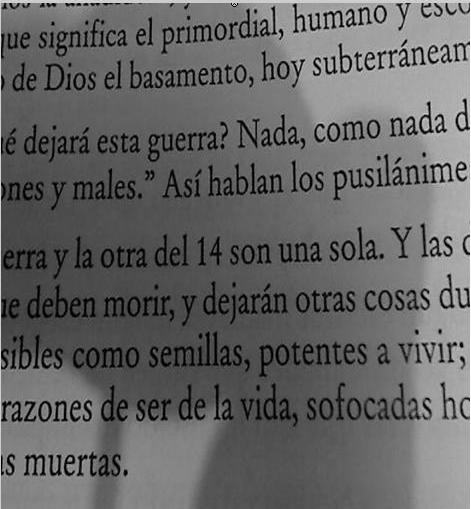
%> input picture unidad 1/sauvola.jpg, 471 x 509 px
$ octave clase253.m   (GNU Octave 9; MATLAB toolbox functions it lacks are replaced by stand-ins)
%> lines starting %> are read from the running program, lines starting %| are printed output that depends on the picture; in (x1, y1, x2, y2) boxes, pixels count from 0 and x2, y2 are one past the last pixel; in counts of white or black regions, pixels touching at a corner belong together; the program's own positions count from 1
%TP1 EJERCICIO12
%% Lectura de imagenes
clc; clear all; close all;
[file,dir]=uigetfile('.bmp;.tif;.jpg;.png');
%> the answer given: sauvola.jpg
filename=[dir,file];
infoA=imfinfo(filename);
A=imread(filename);%fondo
%> A is the input picture: size 509x471x3 uint8; min 0, max 255, mean 100.9

[file,dir]=uigetfile('.bmp;.tif;.jpg;.png');
%> the answer given: sauvola.jpg
filename=[dir,file];
infoB=imfinfo(filename);
B=imread(filename); %objeto

%% Chequeo tamanios
[MB,NB, p] = size(B);
%> MB = 509; NB = 471; p = 3

A = imresize(A,[MB NB]);

%% Umbralizado
figure
imhist(B), title('Histo original'); axis tight
%> after `axis tight`:
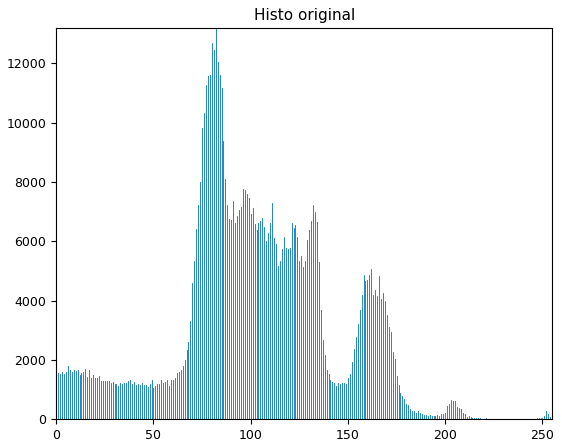
%> figure redrawn from the program's plot data; highest point at x = 82, y = 13194
u=200;
ix = find(B >= u);
%> ix = 6591 values from 1 to 719217
Bumb = uint8(zeros(size(B)));
Bumb(ix) = 1;
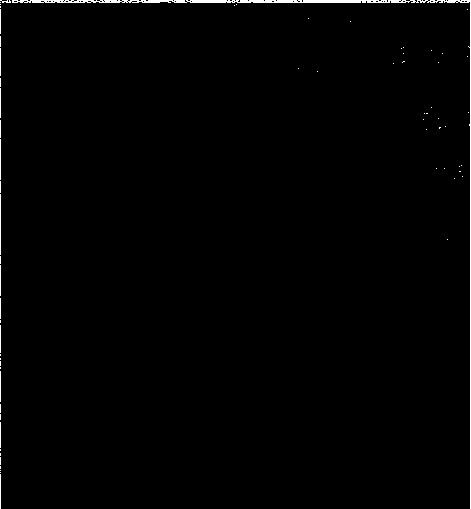
%> Bumb: size 509x471x3 uint8; values 0 (black) and 1 (white), 0.92% white; 67 white regions (55 under 20 px), largest, box (x1, y1, x2, y2) and area: (12, 0, 471, 509) 1673, (0, 194, 1, 255) 61, (0, 139, 1, 180) 41

ix = find(B >= u);
BumbInv = uint8(ones(size(B)));
BumbInv(ix) = 0;

%% Cara sola
C = B .* BumbInv; %cara sola
figure
imshow(C);

%% Fondo solo
F = A .* Bumb;
figure
imshow(F);

%% Total
T = C + F;
figure
imshow(T);
